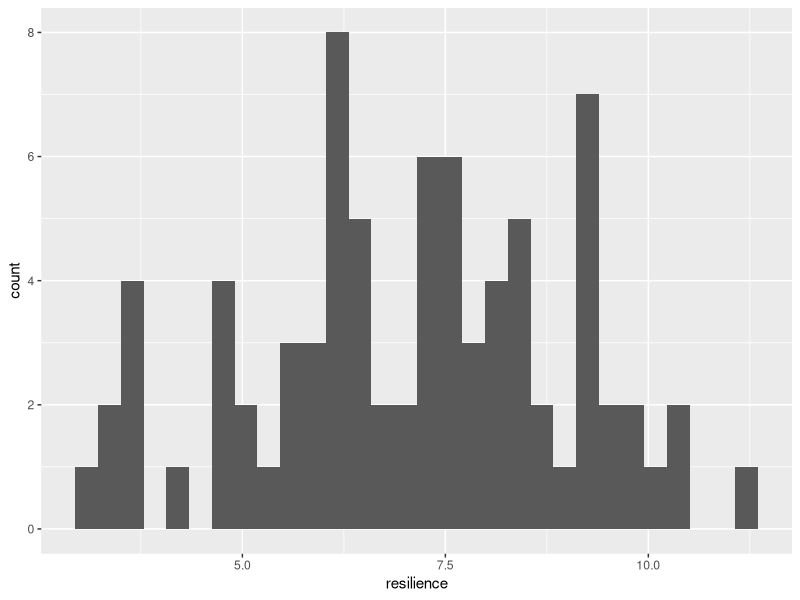
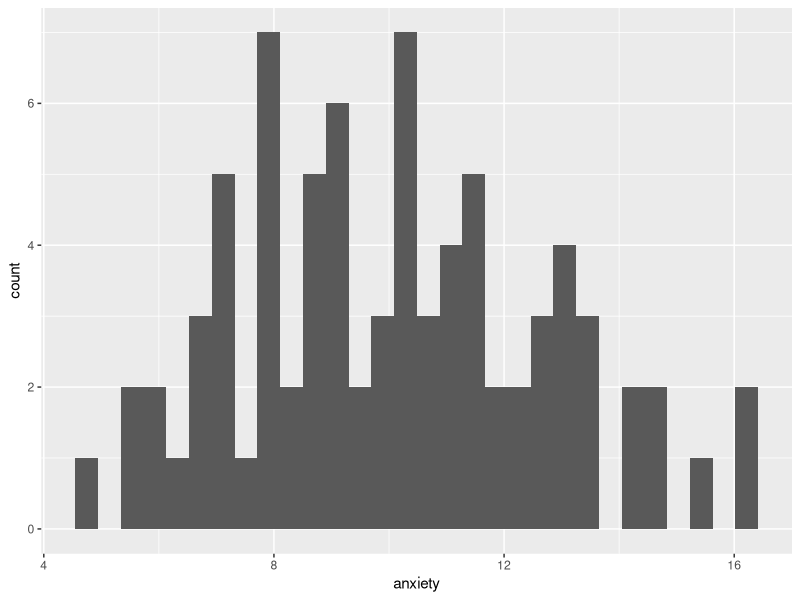
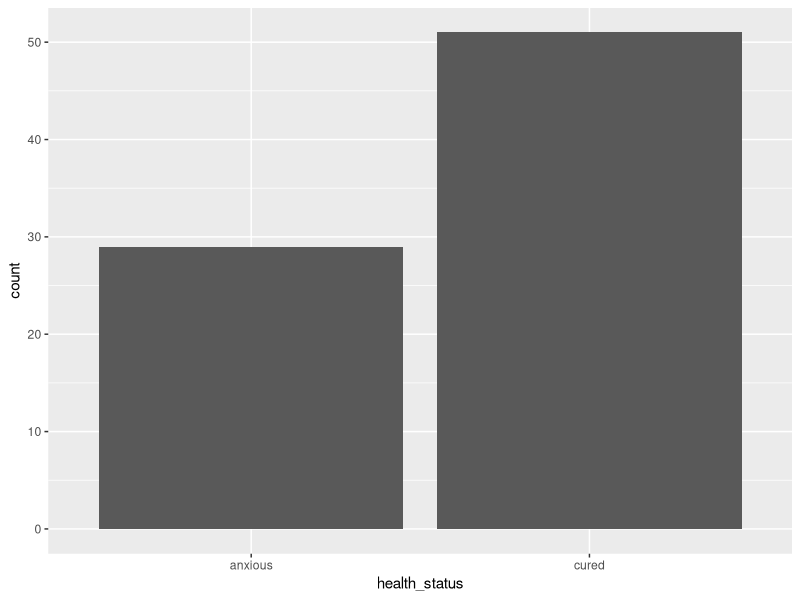
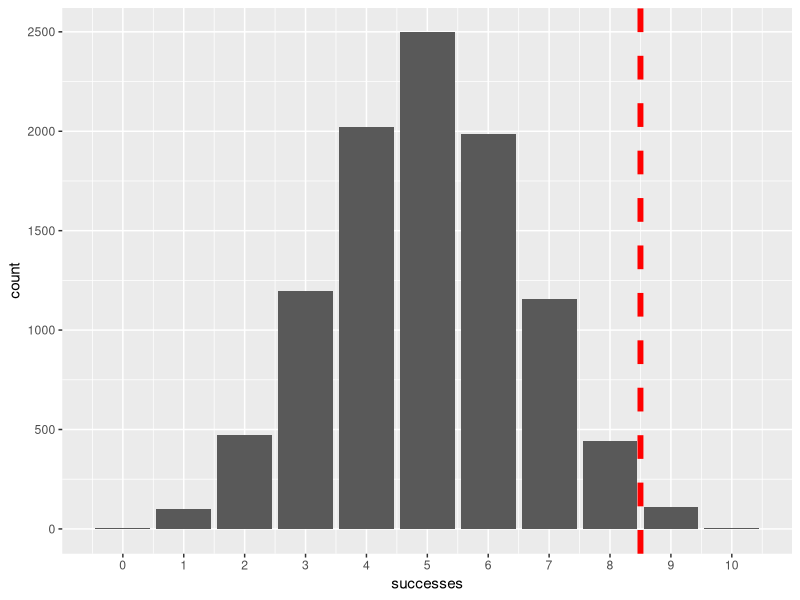
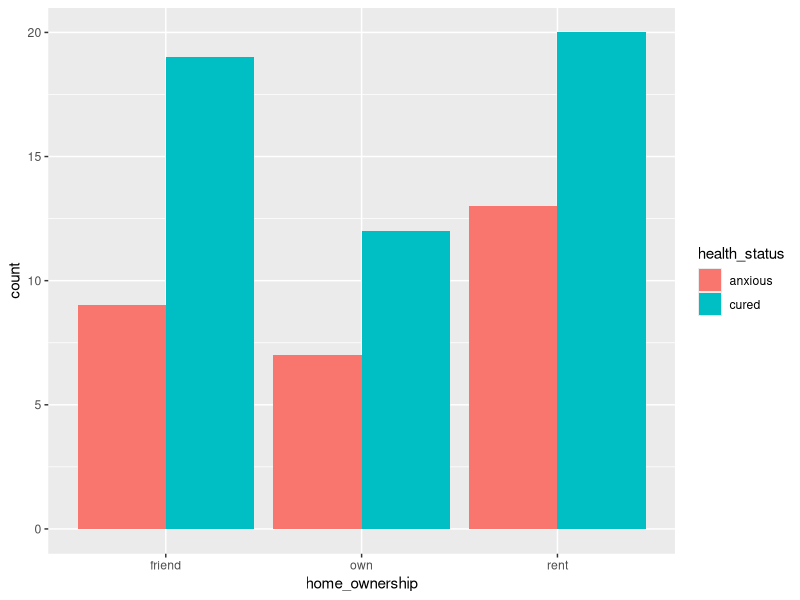
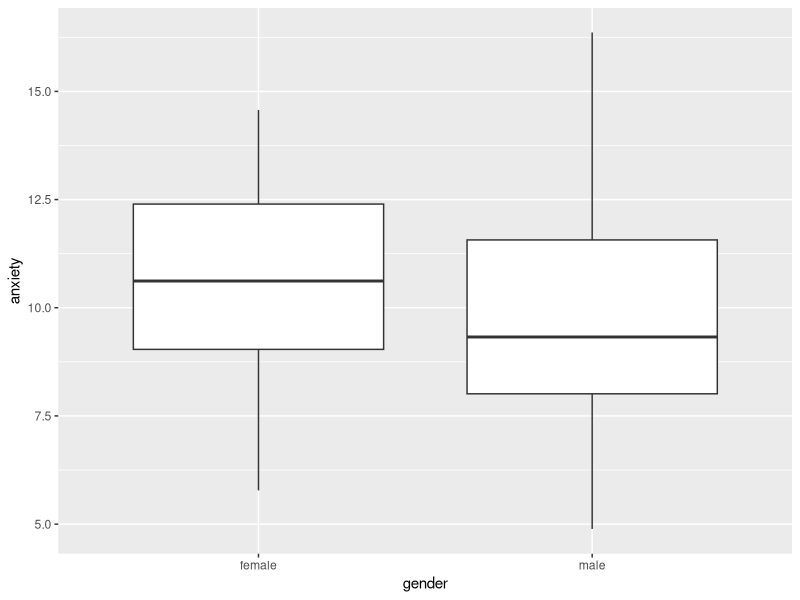
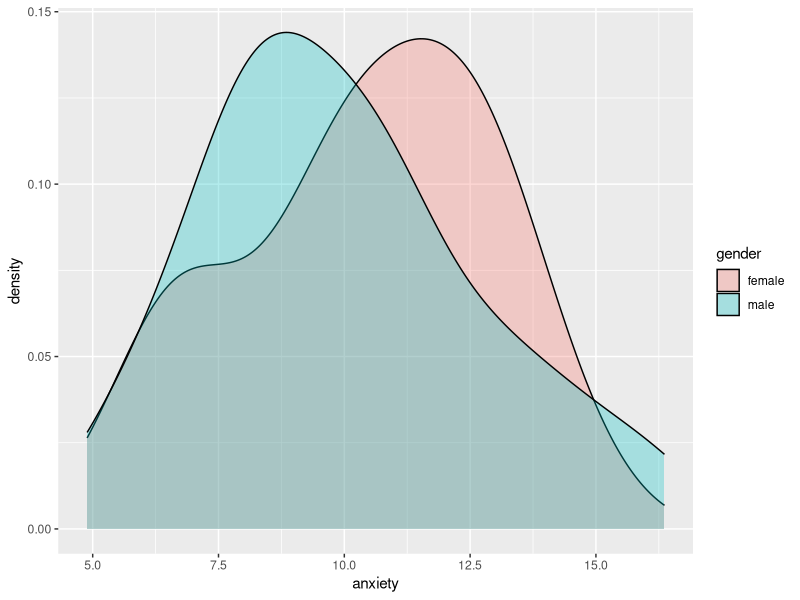
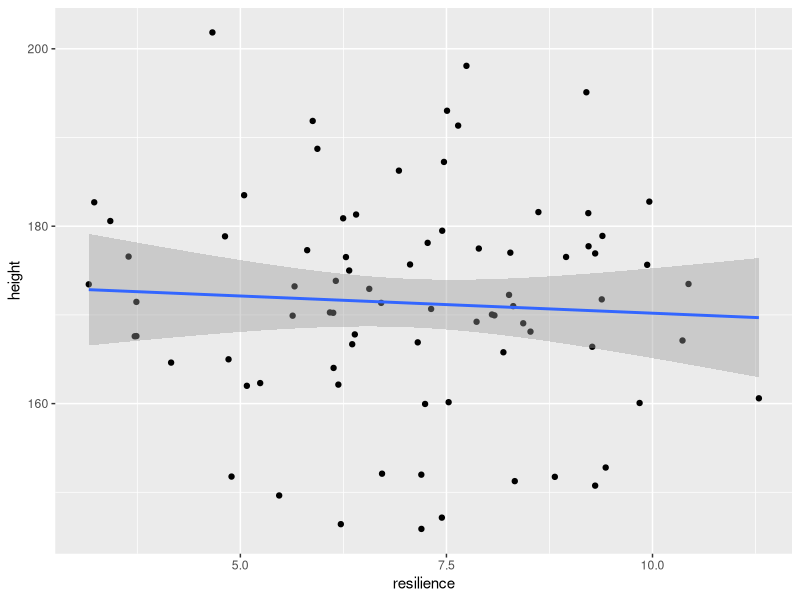

The R source for these figures, in order:
## ---- chunk 1
knitr::opts_chunk$set(echo = TRUE)
## ---- chunk 2
if (!require("tidyverse")) install.packages("tidyverse")
library(tidyverse) # for dplyr and ggplot2
# if (!require("MASS")) install.packages("MASS")
# library(MASS) # for the "survey" dataset
# if (!require("infer")) install.packages("infer")
# library(infer) # for statistical inference
## ---- chunk 3
n_per_group = 40

base_height_mean = 164
base_height_sd = 10
base_anxiety_mean = 18
base_anxiety_sd = 2
resilience_mean = 7
resilience_sd = 2

treatment_effect = - 3
resilience_effect = - 0.8

gender_bias = 0.7
gender_effect = - 1
gender_effect_on_height = 12


treatment <- rep(c(1, 0), each = n_per_group)
set.seed(68)

gender_num <- rbinom(n = n_per_group * 2, size = 1, prob = 0.7)
gender <- NA
gender[gender_num == 0] = "female"
gender[gender_num == 1] = "male"

home_ownership <- sample(c("own", "rent", "friend"), n_per_group * 2, replace = T)

resilience <- rnorm(mean = resilience_mean, sd = resilience_sd, n = n_per_group*2)

anxiety_base <- rnorm(mean = base_anxiety_mean, sd = base_anxiety_sd, n = n_per_group*2)
anxiety <- anxiety_base + treatment * treatment_effect + resilience * resilience_effect + gender_num * gender_effect
participant_ID <- paste0("ID_", 1:(n_per_group*2))

height_base <- rnorm(mean = base_height_mean, sd = base_height_sd, n = n_per_group*2)
height <- height_base + gender_num * gender_effect_on_height


group <- rep(NA, n_per_group*2)
group[treatment == 0] = "control"
group[treatment == 1] = "treatment"

health_status <- rep(NA, n_per_group*2)
health_status[anxiety < 11] = "cured"
health_status[anxiety >= 11] = "anxious"

data <- data.frame(participant_ID)
data = cbind(data, gender, group, resilience, anxiety, health_status, home_ownership, height)
data = as_tibble(data)

data = data %>% 
  mutate(gender = factor(gender))

data = data %>% 
  mutate(group = factor(group))

data = data %>% 
  mutate(health_status = factor(health_status))

data = data %>% 
  mutate(home_ownership = factor(home_ownership))

data

## ---- chunk 4
data

data %>% 
  summary()

data %>% 
  ggplot() +
    aes(x = resilience) +
    geom_histogram()

data %>% 
  ggplot() +
    aes(x = anxiety) +
    geom_histogram()

data %>% 
  ggplot() +
    aes(x = health_status) +
    geom_bar()

set.seed(Sys.time())
## ---- chunk 5

probability_of_heads_if_H0_is_true <- 0.5

heads <- 9
total_flips <- 10
probability_of_result = 1-pbinom(heads-1, total_flips, probability_of_heads_if_H0_is_true)

probability_of_result
## ---- chunk 6
successes = rbinom(n = 10000, size = 10, prob = 0.5)
random_flips = data.frame(successes)

library(ggplot2)

ggplot(data = random_flips) +
  aes(x = successes) +
  geom_bar()+
  scale_x_continuous(breaks = 0:10)+
  geom_vline(xintercept = 8.5, col = "red", linetype = "dashed", size = 2)


## ---- chunk 7

binom.test(x = heads, n = total_flips, p = probability_of_heads_if_H0_is_true, alternative = "greater")

## ---- chunk 8

table(data$home_ownership, data$health_status)

data %>% 
  ggplot() +
    aes(x = home_ownership, fill = health_status) +
    geom_bar(position = "dodge")

## ---- chunk 9

ownership_health_status_table = table(data$home_ownership, data$health_status)
ownership_health_status_table

chisq.test(ownership_health_status_table)

## ---- chunk 10

summary = data %>% 
  group_by(gender) %>% 
    summarize(mean = mean(anxiety), sd = sd(anxiety))
summary

data %>% 
  ggplot() +
    aes(x = gender, y = anxiety) +
    geom_boxplot()

data %>% 
  ggplot() +
    aes(x = anxiety, fill = gender) +
    geom_density(alpha = 0.3)


## ---- chunk 11

t_test_results = t.test(anxiety ~ gender, data = data)
t_test_results

mean_dif = summary %>% 
    summarize(mean_dif = mean[1] - mean[2])
mean_dif

## ---- chunk 12

ANOVA_result = aov(anxiety ~ home_ownership, data = data)
summary(ANOVA_result)

## ---- chunk 13

summary_home_ownership_vs_anxiety = data %>% 
  group_by(home_ownership) %>% 
    summarize(mean = mean(anxiety), sd = sd(anxiety))
summary_home_ownership_vs_anxiety
## ---- chunk 14

t_test_results_one_sided = t.test(anxiety ~ gender, data = data, alternative = "greater")
t_test_results_one_sided

## ---- chunk 15

t_test_results_one_sided = t.test(anxiety ~ gender, data = data, alternative = "less")
t_test_results_one_sided

## ---- chunk 16

data %>% 
  select(resilience, height) %>% 
    cor()

data %>% 
  ggplot() +
    aes(x = resilience, y = height) +
      geom_point() +
      geom_smooth(method = "lm")

## ---- chunk 17

correlation_result = cor.test(resilience, height, data = data)
correlation_result

## ---- chunk 18

correlation_result_greater = cor.test(resilience, height, data = data, alternative = "greater")
correlation_result_greater

